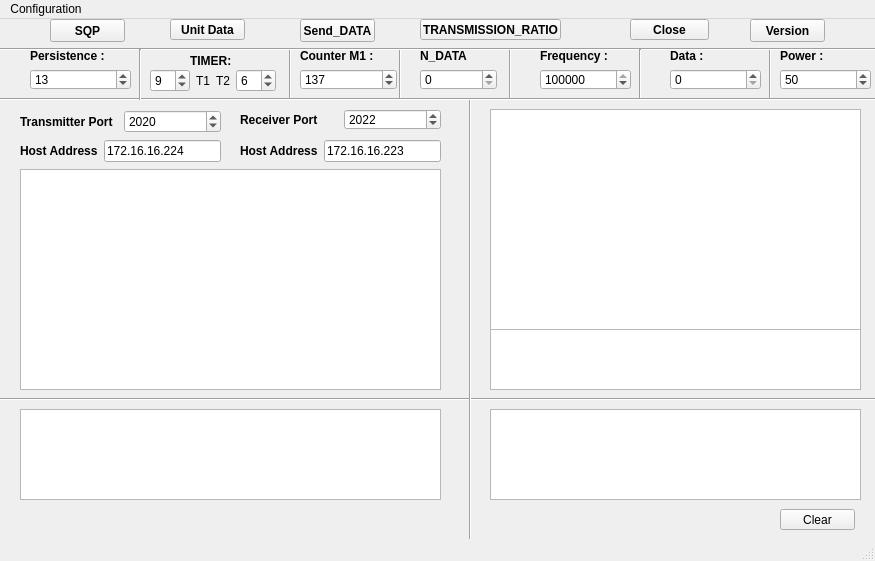
<?xml version="1.0" encoding="UTF-8"?>
<ui version="4.0">
 <class>udpvdl2</class>
 <widget class="QMainWindow" name="udpvdl2">
  <property name="geometry">
   <rect>
    <x>0</x>
    <y>0</y>
    <width>875</width>
    <height>561</height>
   </rect>
  </property>
  <property name="windowTitle">
   <string>MainWindow</string>
  </property>
  <widget class="QWidget" name="centralwidget">
   <widget class="Line" name="line_10">
    <property name="geometry">
     <rect>
      <x>760</x>
      <y>30</y>
      <width>20</width>
      <height>51</height>
     </rect>
    </property>
    <property name="orientation">
     <enum>Qt::Vertical</enum>
    </property>
   </widget>
   <widget class="QPlainTextEdit" name="plainTextEdit">
    <property name="geometry">
     <rect>
      <x>490</x>
      <y>90</y>
      <width>371</width>
      <height>221</height>
     </rect>
    </property>
    <property name="font">
     <font>
      <weight>75</weight>
      <bold>true</bold>
     </font>
    </property>
   </widget>
   <widget class="QPushButton" name="transmission_ratio">
    <property name="geometry">
     <rect>
      <x>420</x>
      <y>0</y>
      <width>141</width>
      <height>21</height>
     </rect>
    </property>
    <property name="font">
     <font>
      <weight>75</weight>
      <bold>true</bold>
     </font>
    </property>
    <property name="text">
     <string>TRANSMISSION_RATIO</string>
    </property>
   </widget>
   <widget class="Line" name="line_7">
    <property name="geometry">
     <rect>
      <x>-110</x>
      <y>370</y>
      <width>1101</width>
      <height>20</height>
     </rect>
    </property>
    <property name="orientation">
     <enum>Qt::Horizontal</enum>
    </property>
   </widget>
   <widget class="Line" name="line_2">
    <property name="geometry">
     <rect>
      <x>460</x>
      <y>80</y>
      <width>20</width>
      <height>441</height>
     </rect>
    </property>
    <property name="orientation">
     <enum>Qt::Vertical</enum>
    </property>
   </widget>
   <widget class="QPlainTextEdit" name="plainTextEdit_4">
    <property name="geometry">
     <rect>
      <x>490</x>
      <y>390</y>
      <width>371</width>
      <height>91</height>
     </rect>
    </property>
    <property name="font">
     <font>
      <weight>75</weight>
      <bold>true</bold>
     </font>
    </property>
   </widget>
   <widget class="QPlainTextEdit" name="plainTextEdit_3">
    <property name="geometry">
     <rect>
      <x>20</x>
      <y>390</y>
      <width>421</width>
      <height>91</height>
     </rect>
    </property>
    <property name="font">
     <font>
      <weight>75</weight>
      <bold>true</bold>
     </font>
    </property>
   </widget>
   <widget class="QPushButton" name="version">
    <property name="geometry">
     <rect>
      <x>750</x>
      <y>0</y>
      <width>75</width>
      <height>23</height>
     </rect>
    </property>
    <property name="font">
     <font>
      <weight>75</weight>
      <bold>true</bold>
     </font>
    </property>
    <property name="text">
     <string>Version</string>
    </property>
   </widget>
   <widget class="QPushButton" name="pushButton_2">
    <property name="geometry">
     <rect>
      <x>780</x>
      <y>490</y>
      <width>75</width>
      <height>21</height>
     </rect>
    </property>
    <property name="text">
     <string>Clear</string>
    </property>
   </widget>
   <widget class="QWidget" name="layoutWidget_4">
    <property name="geometry">
     <rect>
      <x>670</x>
      <y>30</y>
      <width>91</width>
      <height>41</height>
     </rect>
    </property>
    <layout class="QVBoxLayout" name="verticalLayout_13">
     <item>
      <widget class="QLabel" name="label_29">
       <property name="font">
        <font>
         <weight>75</weight>
         <bold>true</bold>
        </font>
       </property>
       <property name="text">
        <string>Data :</string>
       </property>
      </widget>
     </item>
     <item>
      <widget class="QSpinBox" name="donnees_3">
       <property name="maximum">
        <number>123456789</number>
       </property>
      </widget>
     </item>
    </layout>
   </widget>
   <widget class="QPushButton" name="sqp">
    <property name="geometry">
     <rect>
      <x>50</x>
      <y>0</y>
      <width>75</width>
      <height>23</height>
     </rect>
    </property>
    <property name="font">
     <font>
      <weight>75</weight>
      <bold>true</bold>
     </font>
    </property>
    <property name="text">
     <string>SQP</string>
    </property>
   </widget>
   <widget class="Line" name="line_6">
    <property name="geometry">
     <rect>
      <x>500</x>
      <y>30</y>
      <width>20</width>
      <height>51</height>
     </rect>
    </property>
    <property name="orientation">
     <enum>Qt::Vertical</enum>
    </property>
   </widget>
   <widget class="QWidget" name="layoutWidget_8">
    <property name="geometry">
     <rect>
      <x>240</x>
      <y>90</y>
      <width>201</width>
      <height>21</height>
     </rect>
    </property>
    <layout class="QHBoxLayout" name="horizontalLayout_19">
     <item>
      <widget class="QLabel" name="label_26">
       <property name="font">
        <font>
         <weight>75</weight>
         <bold>true</bold>
        </font>
       </property>
       <property name="text">
        <string>Receiver Port</string>
       </property>
      </widget>
     </item>
     <item>
      <widget class="QSpinBox" name="port1_5">
       <property name="maximum">
        <number>573439634</number>
       </property>
       <property name="value">
        <number>2022</number>
       </property>
      </widget>
     </item>
    </layout>
   </widget>
   <widget class="Line" name="line_13">
    <property name="geometry">
     <rect>
      <x>390</x>
      <y>30</y>
      <width>20</width>
      <height>51</height>
     </rect>
    </property>
    <property name="orientation">
     <enum>Qt::Vertical</enum>
    </property>
   </widget>
   <widget class="Line" name="line_5">
    <property name="geometry">
     <rect>
      <x>280</x>
      <y>30</y>
      <width>20</width>
      <height>51</height>
     </rect>
    </property>
    <property name="orientation">
     <enum>Qt::Vertical</enum>
    </property>
   </widget>
   <widget class="QWidget" name="layoutWidget_5">
    <property name="geometry">
     <rect>
      <x>30</x>
      <y>30</y>
      <width>101</width>
      <height>41</height>
     </rect>
    </property>
    <layout class="QVBoxLayout" name="verticalLayout_14">
     <item>
      <widget class="QLabel" name="label_30">
       <property name="font">
        <font>
         <weight>75</weight>
         <bold>true</bold>
        </font>
       </property>
       <property name="text">
        <string>Persistence :</string>
       </property>
      </widget>
     </item>
     <item>
      <widget class="QSpinBox" name="spinBox_12">
       <property name="maximum">
        <number>255</number>
       </property>
       <property name="value">
        <number>13</number>
       </property>
      </widget>
     </item>
    </layout>
   </widget>
   <widget class="Line" name="line_11">
    <property name="geometry">
     <rect>
      <x>-110</x>
      <y>20</y>
      <width>1081</width>
      <height>20</height>
     </rect>
    </property>
    <property name="orientation">
     <enum>Qt::Horizontal</enum>
    </property>
   </widget>
   <widget class="Line" name="line_9">
    <property name="geometry">
     <rect>
      <x>630</x>
      <y>30</y>
      <width>20</width>
      <height>51</height>
     </rect>
    </property>
    <property name="orientation">
     <enum>Qt::Vertical</enum>
    </property>
   </widget>
   <widget class="Line" name="line_3">
    <property name="geometry">
     <rect>
      <x>-130</x>
      <y>70</y>
      <width>1111</width>
      <height>20</height>
     </rect>
    </property>
    <property name="orientation">
     <enum>Qt::Horizontal</enum>
    </property>
   </widget>
   <widget class="QPushButton" name="pushButton">
    <property name="geometry">
     <rect>
      <x>170</x>
      <y>0</y>
      <width>75</width>
      <height>21</height>
     </rect>
    </property>
    <property name="font">
     <font>
      <weight>75</weight>
      <bold>true</bold>
     </font>
    </property>
    <property name="text">
     <string>Unit Data</string>
    </property>
   </widget>
   <widget class="QLabel" name="label_33">
    <property name="geometry">
     <rect>
      <x>190</x>
      <y>30</y>
      <width>49</width>
      <height>24</height>
     </rect>
    </property>
    <property name="font">
     <font>
      <weight>75</weight>
      <bold>true</bold>
     </font>
    </property>
    <property name="text">
     <string>TIMER:</string>
    </property>
   </widget>
   <widget class="QWidget" name="layoutWidget_6">
    <property name="geometry">
     <rect>
      <x>20</x>
      <y>120</y>
      <width>201</width>
      <height>24</height>
     </rect>
    </property>
    <layout class="QHBoxLayout" name="horizontalLayout_21">
     <item>
      <widget class="QLabel" name="label_34">
       <property name="font">
        <font>
         <weight>75</weight>
         <bold>true</bold>
        </font>
       </property>
       <property name="text">
        <string>Host Address</string>
       </property>
      </widget>
     </item>
     <item>
      <widget class="QLineEdit" name="hostaddress1_6">
       <property name="text">
        <string>172.16.16.224</string>
       </property>
      </widget>
     </item>
    </layout>
   </widget>
   <widget class="QWidget" name="layoutWidget_10">
    <property name="geometry">
     <rect>
      <x>780</x>
      <y>30</y>
      <width>91</width>
      <height>41</height>
     </rect>
    </property>
    <layout class="QVBoxLayout" name="verticalLayout_15">
     <item>
      <widget class="QLabel" name="label_31">
       <property name="font">
        <font>
         <weight>75</weight>
         <bold>true</bold>
        </font>
       </property>
       <property name="text">
        <string>Power :</string>
       </property>
      </widget>
     </item>
     <item>
      <widget class="QSpinBox" name="puissance_3">
       <property name="maximum">
        <number>123456789</number>
       </property>
       <property name="value">
        <number>50</number>
       </property>
      </widget>
     </item>
    </layout>
   </widget>
   <widget class="QPlainTextEdit" name="info">
    <property name="geometry">
     <rect>
      <x>490</x>
      <y>310</y>
      <width>371</width>
      <height>61</height>
     </rect>
    </property>
    <property name="font">
     <font>
      <weight>75</weight>
      <bold>true</bold>
     </font>
    </property>
   </widget>
   <widget class="QWidget" name="layoutWidget_9">
    <property name="geometry">
     <rect>
      <x>240</x>
      <y>120</y>
      <width>201</width>
      <height>24</height>
     </rect>
    </property>
    <layout class="QHBoxLayout" name="horizontalLayout_15">
     <item>
      <widget class="QLabel" name="label_22">
       <property name="font">
        <font>
         <weight>75</weight>
         <bold>true</bold>
        </font>
       </property>
       <property name="text">
        <string>Host Address</string>
       </property>
      </widget>
     </item>
     <item>
      <widget class="QLineEdit" name="hostaddress1_5">
       <property name="text">
        <string>172.16.16.223</string>
       </property>
      </widget>
     </item>
    </layout>
   </widget>
   <widget class="QWidget" name="layoutWidget">
    <property name="geometry">
     <rect>
      <x>150</x>
      <y>50</y>
      <width>126</width>
      <height>24</height>
     </rect>
    </property>
    <layout class="QHBoxLayout" name="horizontalLayout_16">
     <item>
      <layout class="QHBoxLayout" name="horizontalLayout_17">
       <item>
        <widget class="QSpinBox" name="spinBox_9">
         <property name="maximum">
          <number>250</number>
         </property>
         <property name="value">
          <number>9</number>
         </property>
        </widget>
       </item>
       <item>
        <widget class="QLabel" name="label_24">
         <property name="text">
          <string>T1</string>
         </property>
        </widget>
       </item>
      </layout>
     </item>
     <item>
      <layout class="QHBoxLayout" name="horizontalLayout_18">
       <item>
        <widget class="QLabel" name="label_25">
         <property name="text">
          <string>T2</string>
         </property>
        </widget>
       </item>
       <item>
        <widget class="QSpinBox" name="spinBox_10">
         <property name="maximum">
          <number>120</number>
         </property>
         <property name="value">
          <number>6</number>
         </property>
        </widget>
       </item>
      </layout>
     </item>
    </layout>
   </widget>
   <widget class="QPushButton" name="pushButton_4">
    <property name="geometry">
     <rect>
      <x>300</x>
      <y>0</y>
      <width>75</width>
      <height>23</height>
     </rect>
    </property>
    <property name="font">
     <font>
      <weight>75</weight>
      <bold>true</bold>
     </font>
    </property>
    <property name="text">
     <string>Send_DATA</string>
    </property>
   </widget>
   <widget class="QPushButton" name="pushButton_3">
    <property name="geometry">
     <rect>
      <x>630</x>
      <y>0</y>
      <width>79</width>
      <height>21</height>
     </rect>
    </property>
    <property name="font">
     <font>
      <weight>75</weight>
      <bold>true</bold>
     </font>
    </property>
    <property name="text">
     <string>Close</string>
    </property>
   </widget>
   <widget class="QWidget" name="layoutWidget_2">
    <property name="geometry">
     <rect>
      <x>420</x>
      <y>30</y>
      <width>77</width>
      <height>41</height>
     </rect>
    </property>
    <layout class="QVBoxLayout" name="verticalLayout">
     <item>
      <widget class="QLabel" name="label_35">
       <property name="font">
        <font>
         <weight>75</weight>
         <bold>true</bold>
        </font>
       </property>
       <property name="text">
        <string>N_DATA</string>
       </property>
      </widget>
     </item>
     <item>
      <widget class="QSpinBox" name="n_data">
       <property name="maximum">
        <number>895675252</number>
       </property>
      </widget>
     </item>
    </layout>
   </widget>
   <widget class="QWidget" name="layoutWidget_3">
    <property name="geometry">
     <rect>
      <x>540</x>
      <y>30</y>
      <width>91</width>
      <height>41</height>
     </rect>
    </property>
    <layout class="QVBoxLayout" name="verticalLayout_11">
     <item>
      <widget class="QLabel" name="label_27">
       <property name="font">
        <font>
         <weight>75</weight>
         <bold>true</bold>
        </font>
       </property>
       <property name="text">
        <string>Frequency :</string>
       </property>
      </widget>
     </item>
     <item>
      <widget class="QSpinBox" name="frequence_3">
       <property name="maximum">
        <number>123456789</number>
       </property>
       <property name="value">
        <number>118025</number>
       </property>
      </widget>
     </item>
    </layout>
   </widget>
   <widget class="QPlainTextEdit" name="plainTextEdit_2">
    <property name="geometry">
     <rect>
      <x>20</x>
      <y>150</y>
      <width>421</width>
      <height>221</height>
     </rect>
    </property>
    <property name="font">
     <font>
      <weight>75</weight>
      <bold>true</bold>
     </font>
    </property>
   </widget>
   <widget class="QWidget" name="layoutWidget_7">
    <property name="geometry">
     <rect>
      <x>20</x>
      <y>90</y>
      <width>201</width>
      <height>25</height>
     </rect>
    </property>
    <layout class="QHBoxLayout" name="horizontalLayout_20">
     <item>
      <widget class="QLabel" name="label_32">
       <property name="font">
        <font>
         <weight>75</weight>
         <bold>true</bold>
        </font>
       </property>
       <property name="text">
        <string>Transmitter Port</string>
       </property>
      </widget>
     </item>
     <item>
      <widget class="QSpinBox" name="port1_6">
       <property name="maximum">
        <number>573439634</number>
       </property>
       <property name="value">
        <number>2020</number>
       </property>
      </widget>
     </item>
    </layout>
   </widget>
   <widget class="Line" name="line_4">
    <property name="geometry">
     <rect>
      <x>130</x>
      <y>30</y>
      <width>20</width>
      <height>51</height>
     </rect>
    </property>
    <property name="orientation">
     <enum>Qt::Vertical</enum>
    </property>
   </widget>
   <widget class="QWidget" name="layoutWidget_11">
    <property name="geometry">
     <rect>
      <x>300</x>
      <y>30</y>
      <width>97</width>
      <height>41</height>
     </rect>
    </property>
    <layout class="QVBoxLayout" name="verticalLayout_12">
     <item>
      <widget class="QLabel" name="label_28">
       <property name="font">
        <font>
         <weight>75</weight>
         <bold>true</bold>
        </font>
       </property>
       <property name="text">
        <string>Counter M1 :</string>
       </property>
      </widget>
     </item>
     <item>
      <widget class="QSpinBox" name="spinBox_11">
       <property name="maximum">
        <number>65535</number>
       </property>
       <property name="value">
        <number>137</number>
       </property>
      </widget>
     </item>
    </layout>
   </widget>
  </widget>
  <widget class="QMenuBar" name="menubar">
   <property name="geometry">
    <rect>
     <x>0</x>
     <y>0</y>
     <width>875</width>
     <height>21</height>
    </rect>
   </property>
   <widget class="QMenu" name="menuConfiguration">
    <property name="title">
     <string>Configuration</string>
    </property>
    <widget class="QMenu" name="menuTransmitter">
     <property name="title">
      <string>Transmitter</string>
     </property>
     <addaction name="actionPARAM_REQ"/>
     <addaction name="actionPWR_SET_REQ"/>
     <addaction name="actionMODE_SET_REQ"/>
     <addaction name="actionPURGE_REQ"/>
    </widget>
    <widget class="QMenu" name="menuReceiver">
     <property name="title">
      <string>Receiver</string>
     </property>
     <addaction name="actionPARAM_REQ_2"/>
     <addaction name="actionMODE_SET_REQ_2"/>
    </widget>
    <addaction name="menuTransmitter"/>
    <addaction name="menuReceiver"/>
   </widget>
   <addaction name="menuConfiguration"/>
  </widget>
  <widget class="QStatusBar" name="statusbar"/>
  <action name="actionPARAM_REQ">
   <property name="text">
    <string>PARAM_REQ</string>
   </property>
  </action>
  <action name="actionPWR_SET_REQ">
   <property name="text">
    <string>PWR_SET_REQ</string>
   </property>
  </action>
  <action name="actionMODE_SET_REQ">
   <property name="text">
    <string>MODE_SET_REQ</string>
   </property>
  </action>
  <action name="actionPURGE_REQ">
   <property name="text">
    <string>PURGE_REQ</string>
   </property>
  </action>
  <action name="actionPARAM_REQ_2">
   <property name="text">
    <string>PARAM_REQ</string>
   </property>
  </action>
  <action name="actionMODE_SET_REQ_2">
   <property name="text">
    <string>MODE_SET_REQ</string>
   </property>
  </action>
 </widget>
 <resources/>
 <connections/>
</ui>
